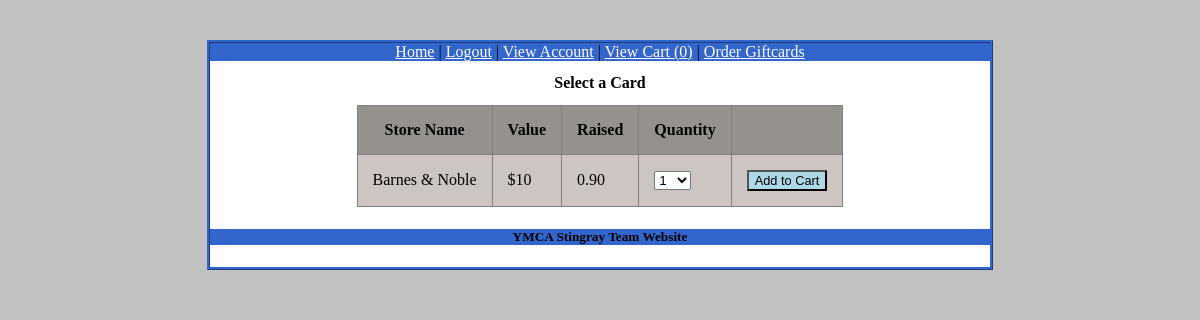
The page /project/viewcards.php?category=book_stores (signed in) on the database its author committed.
### tables this page shows
CREATE TABLE IF NOT EXISTS `available_cards` (
  `gc_id` int(11) NOT NULL AUTO_INCREMENT,
  `store_name` varchar(50) DEFAULT NULL,
  `card_value` int(11) DEFAULT NULL,
  `fundraise_value` decimal(3,2) DEFAULT NULL,
  `type_id` int(11) NOT NULL,
  PRIMARY KEY (`gc_id`),
  KEY `type_id` (`type_id`)
);

### project/viewcards.php (the view, shortened to what this page needs)
<?php
include "dbconnect.php";
?>
<!DOCTYPE HTML PUBLIC "-//W3C//DTD HTML 4.01//EN"
   "http://www.w3.org/TR/html4/strict.dtd">
<html>
	<head>
		<link href="style.css" rel="stylesheet" type="text/css">
	</head>
	<body>
		<div id="wrap">
			<?php
				if($_SESSION['isAdmin']==true)
					{
						include("adminheader.php");
					}
					else
					{
						include("loginheader.php");
					}
			?>
			<p><center><b>Select a Card</b></center></p>
			<?php
			$category=mysqli_real_escape_string($db, $_GET['category']);
			$query="SELECT gc_id,store_name,card_value,fundraise_value FROM available_cards NATURAL JOIN card_type WHERE card_type = '".$category."'";
			$result=mysqli_query($db, $query) or die("Error Querying Database");
			while($row=mysqli_fetch_array($result)){
				$sname = $row['store_name'];
				$cvalue = $row['card_value'];
				$fvalue = $row['fundraise_value'];
				echo "<form name=\"ordercard\" action=\"addtocart.php\" method=\"POST\">";
					echo "<p><table align=center frame = border rules=all border=1 cellpadding=15>";
					echo "<tr bgcolor=\"#95918C\"><th colspan = 1>Store Name</th><th colspan = 1>Value</th><th colspan = 1>Raised</th><th colspan = 1>Quantity</th><th colspan = 1></th></tr>\n";
					echo "<tr bgcolor=\"#CDC5C2\"><td>$sname</td><td>$$cvalue</td><td>$fvalue</td>";
						echo "<td><select name=qty>";
						for($i = 1; $i <=10; $i++){
							echo"<option value=$i>$i</option>";
						}
						echo "</select>";
					echo "</td><td><input type=\"submit\" name=\"submit\" value=\"Add to Cart\"></td></tr>";
					echo "</table></p>";
				echo "</form>";
			}
			?>
		</div>
	</body>
</html>

### project/style.css (style rules this page uses)
body { padding: 0; margin: 0; background-color: #C1C1C1; background-repeat: repeat-x; color: black; }
#wrap { border-style: ridge; border-color: #3366CC; width: 780px; margin-top: 40px; margin-right: auto; margin-left: auto; margin-bottom:40px; background: #FFFFFF; }
#footer { clear: both; background: #3366CC; }
p { color: black; background-color: transparent; font-family: "Lucida Sans Unicode", "Lucida Grande", Sans-Serif; font-size: 0.8em; }
input { color: black; background-color: transparent; font-family: "Lucida Sans Unicode", "Lucida Grande", Sans-Serif; font-size: 0.8em; }
input[type=submit] { background-color: lightblue; color: black; }

### rows shown on the page
available_cards: store_name "Barnes & Noble", card_value "10", fundraise_value "0.90"

### other values the page prints
count($_SESSION['cart']) "0"
form field qty "1"
